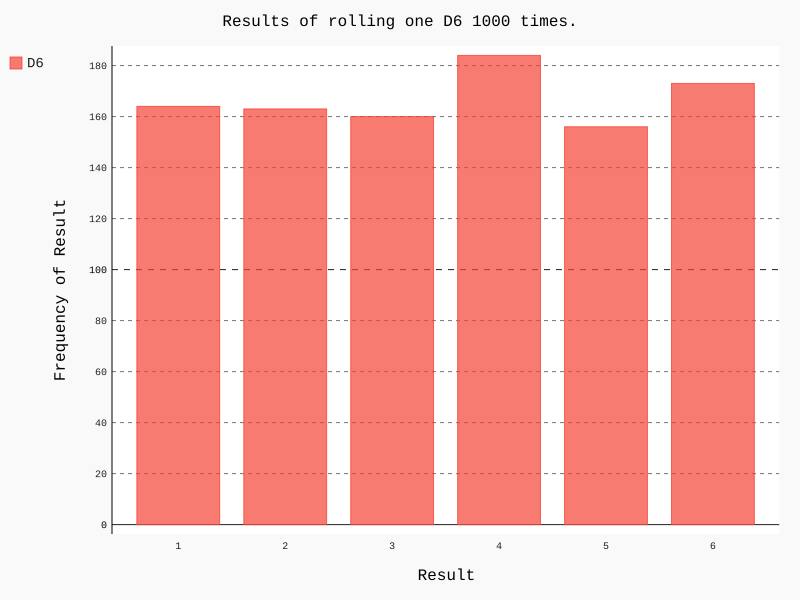

Write Python code to recreate this figure.
import pygal
from choose import Choose

#Бросок кубика
choose = Choose()
results = []
for roll_num in range(1000):
    result = choose.roll()
    results.append(result)
#print(results)

#Анализ результатов
frequencies = []
for value in range(1, choose.num_sides + 1):
    frequency = results.count(value)
    frequencies.append(frequency)
print(frequencies)

#Построение гистограммы
hist = pygal.Bar()
hist.title = 'Results of rolling one D6 1000 times.'
hist.x_labels = ['1', '2', '3', '4', '5', '6']
hist.x_title = 'Result'
hist.y_title = 'Frequency of Result'
hist.add('D6', frequencies)
hist.render_to_file('choose_visual.svg')
